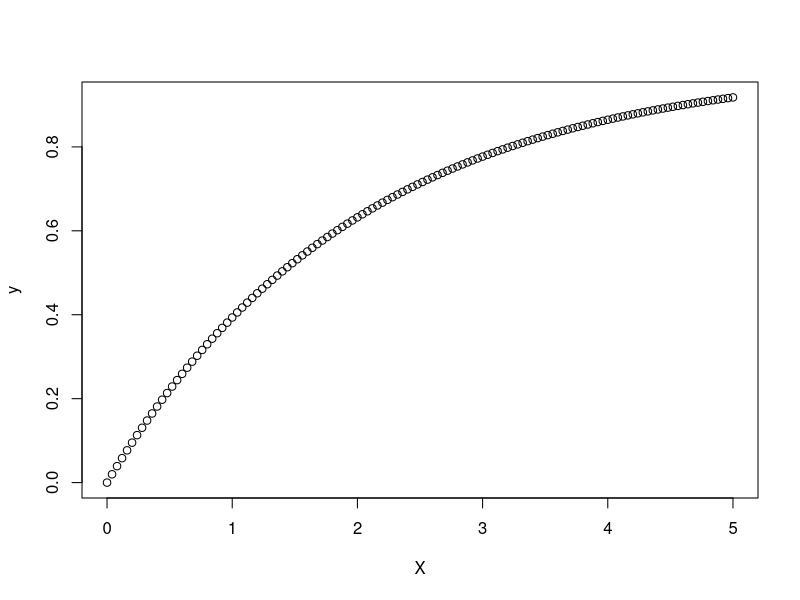
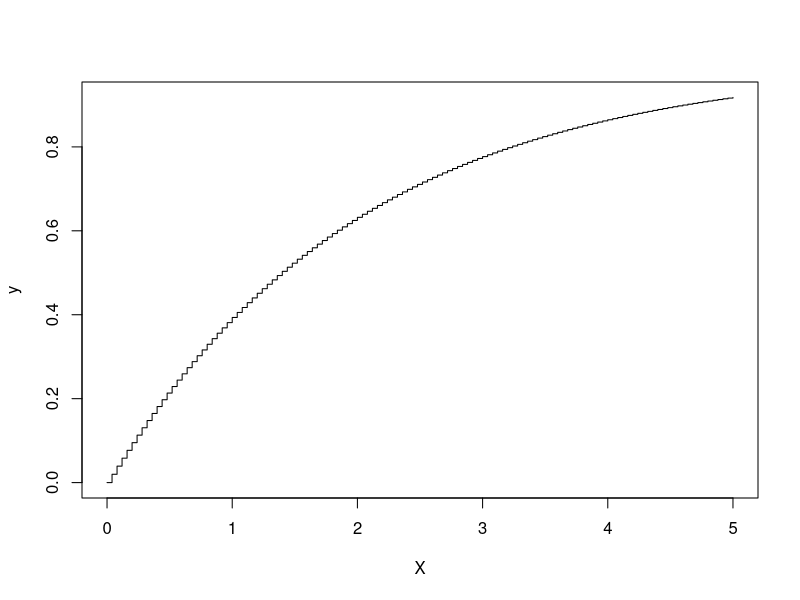
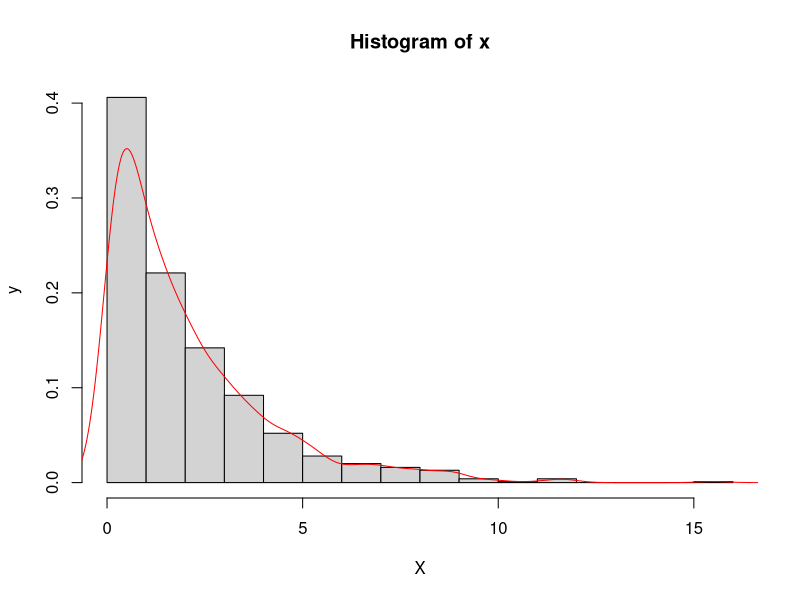

These figures' R source, in order:
punif(60, 0, 60) - punif(45, 0, 60)
punif(30, 0, 60) - punif(20, 0, 60)

### Q2
# a
dexp(3, 0, 0.5)
# b
x <- seq(0, 5, 0.04)
y <- pexp(x, 0.5)
plot(x, y, xlab = "X", ylab = "y")
# c
pexp(3, 0, 0.5)
# d
x <- seq(0, 5, 0.04)
y <- pexp(x, 0.5)
plot(x, y, xlab = "X", ylab = "y", type = "s")
# e
x <- rexp(1000, 0.5)
hist(x, breaks = 20, freq = FALSE, xlab = "X", ylab = "y")
lines(density(x), col = "red")
### Q3
# a
pgamma(1, 2, 1 / 3, lower.tail = FALSE)
# b
qgamma(0.7, 2, 1 / 3)
